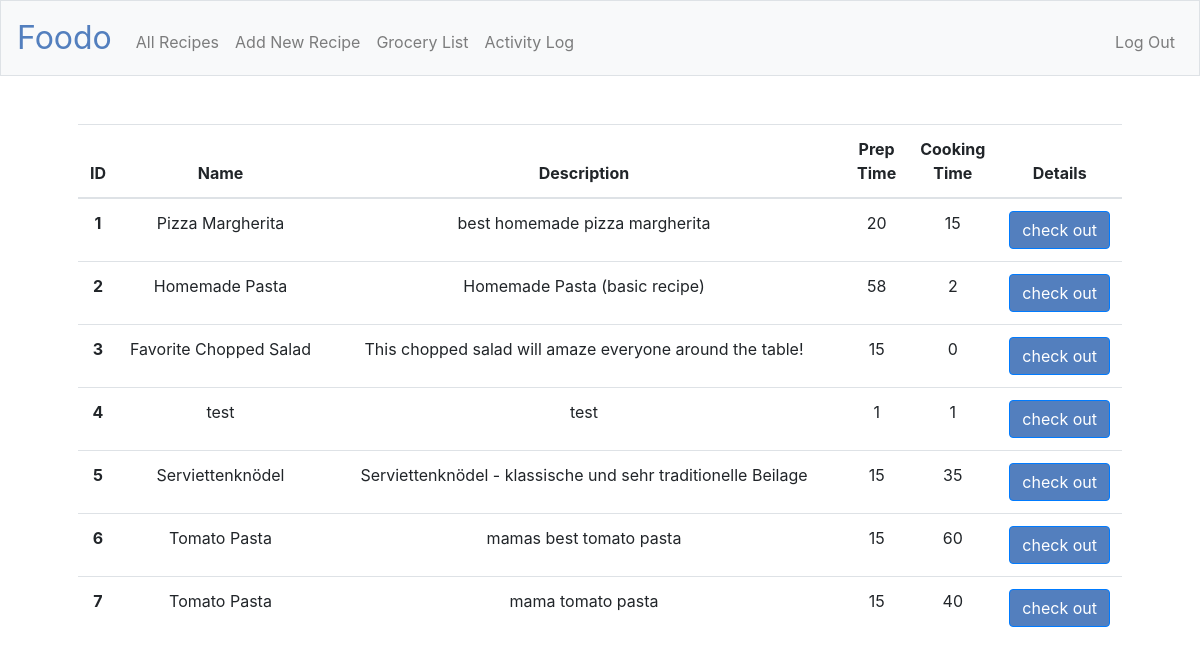
/recipes (signed in), run on the app's committed database.
### tables this page shows
CREATE TABLE "recipes" (
	"id"	INTEGER NOT NULL,
	"user_id"	INTEGER,
	"name"	TEXT NOT NULL,
	"description"	TEXT,
	"ingredients"	TEXT NOT NULL,
	"directions"	TEXT,
	"prep_time"	INTEGER NOT NULL,
	"cooking_time"	INTEGER NOT NULL,
	"tips"	TEXT,
	"image"	BLOB,
	PRIMARY KEY("id")
);

### application.py (the view)
@app.route("/recipes")
@login_required
def recipes():
    recipes = db.execute("SELECT id, name, description, ingredients, directions, prep_time, cooking_time, tips FROM recipes")
    for recipe in recipes:
        recipe_id = recipe["id"]
        name = recipe["name"]
        description = recipe["description"]
        ingredients = recipe["ingredients"]
        directions = recipe["directions"]
        prep_time = recipe["prep_time"]
        cooking_time = recipe["cooking_time"]
        tips = recipe["tips"]
        return render_template("recipes.html", recipes=recipes)

### application.py (called while the page is built)
@app.after_request
def after_request(response):
    response.headers["Cache-Control"] = "no-cache, no-store, must-revalidate"
    response.headers["Expires"] = 0
    response.headers["Pragma"] = "no-cache"
    return response

### helpers.py (called while the page is built)
def login_required(f):
    @wraps(f)
    def decorated_function(*args, **kwargs):
        if session.get("user_id") is None:
            return redirect("/login")
        return f(*args, **kwargs)
    return decorated_function

### templates/recipes.html (shortened to what this page needs)
{% extends "layout.html" %}
{% block main %}
    <form action="/recipes" method="post">
        <table style="table-layout:dynamic;" class="table">
          <thead>
            <tr>
              <th scope="col">ID</th>
              <th scope="col">Name</th>
              <th width="600px" scope="col">Description</th>
              <th scope="col">Prep Time</th>
              <th scope="col">Cooking Time</th>
              <th scope="col">Details</th>
            </tr>
          </thead>
          <tbody>
              {% for recipe in recipes %}
            <tr>
              <th scope="row">{{ recipe.id }}</th>
              <td id="limit">{{ recipe.name }}</td>
              <td id="limit">{{ recipe.description }}</td>
              <td id="limit">{{ recipe.prep_time }}</td>
              <td id="limit">{{ recipe.cooking_time }}</td>
              <td><a class="btn btn-primary" type="hidden" name="detail" value="{{ recipe.id }}" href="/recipe_detail/{{ recipe.id }}">check out</a></td>
            </tr>
            {% endfor %}
          </tbody>
        </table>
    </form>
{% endblock %}

### static/styles.css (style rules this page uses)
.btn-primary, .btn-primary:hover, .btn-primary:active, .btn-primary:visited { background-color: #537fbe; }
#limit { white-space: nowrap; overflow: hidden; width: 10px; height: 10px; text-overflow: ellipsis; }

### data on the page
recipes: id "1", name "Pizza Margherita", description "best homemade pizza margherita", prep_time "20", cooking_time "15"
recipes: id "2", name "Homemade Pasta", description "Homemade Pasta (basic recipe)", prep_time "58", cooking_time "2"
recipes: id "3", name "Favorite Chopped Salad", description "This chopped salad will amaze everyone around the table!", prep_time "15", cooking_time "0"
recipes: id "4", name "test", description "test", prep_time "1", cooking_time "1"
recipes: id "5", name "Serviettenknödel", description "Serviettenknödel - klassische und sehr traditionelle Beilage", prep_time "15", cooking_time "35"
recipes: id "6", name "Tomato Pasta", description "mamas best tomato pasta", prep_time "15", cooking_time "60"
recipes: id "7", name "Tomato Pasta", description "mama tomato pasta", prep_time "15", cooking_time "40"
